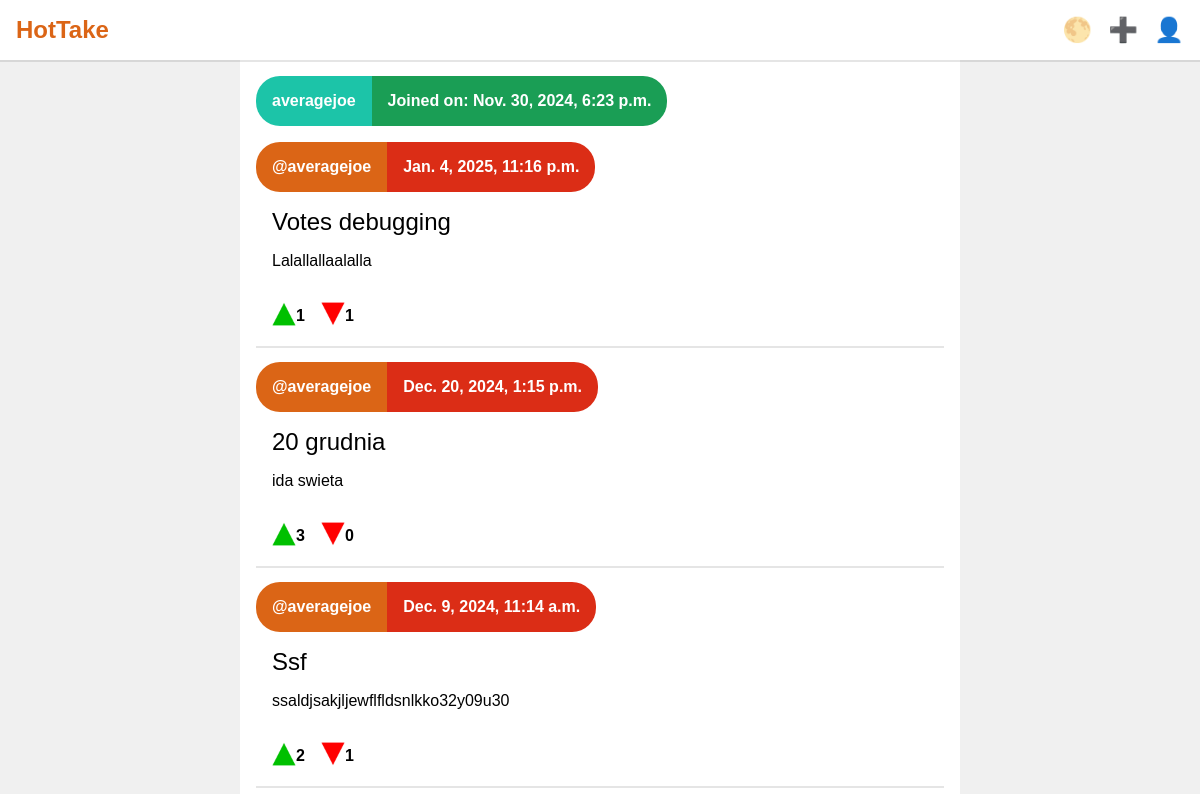
/user/averagejoe (signed in), run on the app's committed database.
### app/models.py (models this page shows, shortened)
class Post(models.Model):
    author = models.ForeignKey(User, on_delete=models.CASCADE)
    title = models.CharField(max_length=50)
    body = models.TextField()
    date = models.DateTimeField()
    upvotes = models.IntegerField(default = 0)
    downvotes = models.IntegerField(default = 0)
    voters = JSONField(default=dict);

### app/views.py (the view)
# urls.py: path('user/<str:username>', views.user_info, name='user_info'),
def user_info(request, username):
    template = loader.get_template('app/user.html')
    try:
        user = User.objects.get(username=username)
    except User.DoesNotExist:
        context = {'message': "Couldn't find a user with that username"}
    posts = Post.objects.filter(author=user).order_by('-date')
    context = {
        'username':username,
        'date':user.date_joined,
        'posts':posts,
        'user':user
    }
    return HttpResponse(template.render(context, request));

### app/templates/app/user.html (shortened to what this page needs)
{% extends "app/posts.html" %}
{% block user-info %}
<div class="user-info-wrapper">
    <div class="info">
        <div class="author">
            {{ username }}
        </div>
        <div class="date">
            Joined on: {{ date }}
        </div>
    </div>
</div>
{% endblock %}

### app/templates/app/posts.html (shortened to what this page needs)
{% extends "app/home.html" %}
{% load static %}
{% block content %}
{% block user-info %}
{% endblock %}
{% for post in posts %}
<div class="post" data-url="{% url 'post_info' post_id=post.id %}">
    <div class="info">
        <div class="author">
            <a href="{% url 'user_info' username=post.author.username %}">@{{ post.author }}</a>
        </div>
        <div class="date">
            {{ post.date }}
        </div>
    </div>
    <div class="post-content">
        <div class="title">
            {{ post.title }}
        </div>
        <div class="post-body">
            {{ post.body }}
        </div>
    </div>
    <div class="votes">
        <div class="upvote" data-post-id="{{ post.id }}">
            <div class="symbol"><img src="{% static 'app/img/trianglegreen.png' %}" alt="upvote"></div>
            <div class="count">{{ post.upvotes }}</div>
        </div>
        <div class="downvote" data-post-id="{{ post.id }}">
            <div class="symbol"><img src="{% static 'app/img/trianglered.png' %}" alt="downvote"></div>
            <div class="count">{{ post.downvotes }}</div>
        </div>
    </div>
</div>
{% endfor %}
{% endblock %}

### app/static/app/css/main.css (style rules this page uses)
* { margin: 0; padding: 0; box-sizing: border-box; font-family: Arial, Helvetica, sans-serif; }
html, body { height: 100%; overflow-x: hidden; }
.wrapper .body .article .info { display: flex; align-items: center; font-weight: 900; color: white; overflow: hidden; align-items: stretch; }
.wrapper .body .article .info .author { background-color: rgb(219, 101, 22); padding: 1rem; border-radius: 1.5rem 0 0 1.5rem; display: flex; align-items: center; justify-content: center; }
.wrapper .body .article .info .author a { color: white; text-decoration: none; }
.wrapper .body .article .info .date { background-color: rgb(219, 45, 22); padding: 1rem; border-radius: 0 1.5rem 1.5rem 0; display: flex; align-items: center; justify-content: center }
.wrapper .body .article .post { margin-bottom: 1rem; box-shadow: 0px 2px 0px 0px rgba(0,0,0,0.1); }
.wrapper .body .article .post .title { font-size: 1.5rem; margin: 0 0 1rem 0; }
.wrapper .body .article .post .post-content { width: 100%; padding: 1rem; }
.wrapper .body .article .votes, .wrapper .body .article .post .downvote, .wrapper .body .article .post .upvote { display: flex; user-select: none; }
.wrapper .body .article .votes .upvote, .wrapper .body .article .post .votes .downvote { justify-content: center; align-items: center; }
.wrapper .body .article .votes .upvote { margin-right: 1rem; }
.wrapper .body .article .votes { font-weight: 800; padding: 1rem; }
.wrapper .body .article .votes img { width: 1.5rem; height: 1.5rem; }
.wrapper .body .article .votes .upvote img { transform: scaleY(-1); }
.wrapper .body .article .votes .upvote, .wrapper .body .article .votes .downvote { display: flex; justify-content: center; align-items: center; }
.wrapper .body .article .user-info-wrapper { margin-bottom: 1rem; }
.wrapper .body .article .user-info-wrapper .info .author { background-color: rgb(28, 196, 168); }
.wrapper .body .article .user-info-wrapper .info .date { background-color: rgb(26, 158, 85); }

### data on the page
Post: author "averagejoe", date "Jan. 4, 2025, 11:16 p.m.", title "Votes debugging", body "Lalallallaalalla", upvotes "1", downvotes "1"
Post: author "averagejoe", date "Dec. 20, 2024, 1:15 p.m.", title "20 grudnia", body "ida swieta", upvotes "3", downvotes "0"
Post: author "averagejoe", date "Dec. 9, 2024, 11:14 a.m.", title "Ssf", body "ssaldjsakjljewflfldsnlkko32y09u30", upvotes "2", downvotes "1"

### other printed values
{{ username }} "averagejoe"
{{ date }} "Nov. 30, 2024, 6:23 p.m."
